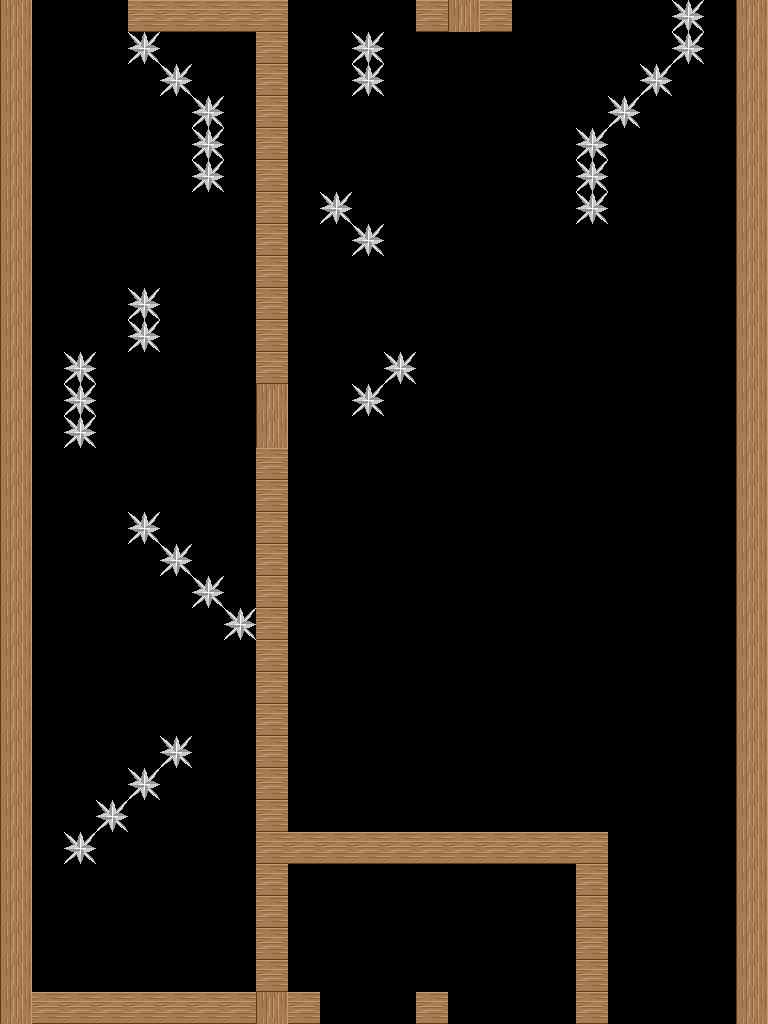

This is a level from a 2D game, rendered from its Tiled map with the project's own tilesets. A one-line summary and the map file follow, with tile-layer data summarised:
An orthogonal 24x32 tile map with 32x32 px tiles, 2 tile layers (Tiles, Spikes) and 66 objects (3x 2, 3x 3, 2x 1, Player, Goal, ...).

<map version="1.0" orientation="orthogonal" width="24" height="32" tilewidth="32" tileheight="32">
 <tileset firstgid="1" name="tile set LATEST" tilewidth="32" tileheight="32">
  <image source="tile set LATEST.png" width="288" height="256" />
 </tileset>
 <layer name="Tiles" width="24" height="32">
  <data>[768 cells, 127 non-empty, 2 distinct tile ids]</data>
 </layer>
 <layer name="Spikes" width="24" height="32">
  <data>[768 cells, 31 non-empty, 1 distinct tile ids]</data>
 </layer>
 <objectgroup name="Collisions" width="24" height="32" visible="0">
  <object x="32" y="0" width="32" height="384" />
  <object x="32" y="544" width="32" height="128" />
  <object x="64" y="704" width="32" height="320" />
  <object x="640" y="704" width="32" height="320" />
  <object x="256" y="0" width="32" height="448" />
  <object x="448" y="0" width="32" height="384" />
  <object x="288" y="352" width="160" height="32" />
  <object x="704" y="0" width="32" height="384" />
  <object x="736" y="352" width="32" height="64" />
  <object x="736" y="480" width="32" height="96" />
  <object x="704" y="544" width="32" height="128" />
  <object x="640" y="672" width="96" height="32" />
  <object x="32" y="672" width="96" height="32" />
  <object x="0" y="480" width="32" height="96" />
  <object x="0" y="352" width="32" height="64" />
  <object x="320" y="800" width="96" height="32" />
  <object x="288" y="992" width="160" height="32" />
  <object x="608" y="512" width="32" height="96" />
  <object x="160" y="416" width="32" height="32" />
  <object x="96" y="480" width="32" height="32" />
  <object x="512" y="416" width="32" height="32" />
  <object x="448" y="384" width="64" height="32" />
  <object x="64" y="512" width="32" height="32" />
 </objectgroup>
 <objectgroup name="Game Objects" width="24" height="32" visible="0">
  <object name="Player" x="96" y="576" />
  <object name="Goal" x="640" y="224" />
 </objectgroup>
 <objectgroup name="Teleports" width="24" height="32" visible="0">
  <object name="1" type="0" x="0" y="416" width="32" height="64" />
  <object name="2" type="1" x="768" y="416" width="32" height="64" />
  <object name="3" type="2" x="64" y="-32" width="192" height="32" />
  <object name="4" type="3" x="96" y="992" width="192" height="32" />
  <object name="5" type="2" x="480" y="-32" width="192" height="32" />
  <object name="6" type="3" x="448" y="992" width="192" height="32" />
 </objectgroup>
 <objectgroup name="Numbered Platforms" width="24" height="32" visible="0">
  <object name="1" x="192" y="320" />
  <object name="2" x="96" y="224" />
  <object name="3" x="160" y="128" />
  <object name="4" x="224" y="64" />
  <object name="5" x="480" y="64" />
 </objectgroup>
 <objectgroup name="Spike Rects" width="24" height="32" visible="0">
  <object x="192" y="384" width="64" height="32" />
  <object x="288" y="672" width="224" height="32" />
  <object x="512" y="288" width="32" height="128" />
  <object x="352" y="832" width="32" height="160" />
  <object x="640" y="288" width="32" height="96" />
  <object x="576" y="128" width="32" height="96" />
  <object x="384" y="512" width="32" height="96" />
  <object x="576" y="896" width="32" height="64" />
  <object x="160" y="896" width="32" height="64" />
  <object x="224" y="800" width="64" height="32" />
  <object x="128" y="704" width="32" height="64" />
  <object x="672" y="384" width="64" height="32" />
  <object x="512" y="576" width="32" height="32" />
  <object x="256" y="576" width="32" height="32" />
  <object x="384" y="384" width="32" height="32" />
  <object x="608" y="96" width="32" height="32" />
  <object x="640" y="64" width="32" height="32" />
  <object x="672" y="0" width="32" height="64" />
  <object x="448" y="800" width="32" height="32" />
  <object x="512" y="832" width="32" height="32" />
  <object x="480" y="864" width="32" height="32" />
  <object x="128" y="864" width="32" height="32" />
  <object x="160" y="704" width="32" height="32" />
  <object x="192" y="672" width="64" height="32" />
  <object x="128" y="448" width="32" height="32" />
  <object x="480" y="352" width="32" height="32" />
  <object x="544" y="960" width="64" height="32" />
 </objectgroup>
 <objectgroup name="Platforms" width="24" height="32" visible="0">
  <object x="128" y="640">
   <properties>
    <property name="xOffset" value="416" />
    <property name="yOffset" value="0" />
   </properties>
  </object>
  <object x="128" y="992">
   <properties>
    <property name="xOffset" value="0" />
    <property name="yOffset" value="192" />
   </properties>
  </object>
  <object x="480" y="832">
   <properties>
    <property name="xOffset" value="0" />
    <property name="yOffset" value="-160" />
   </properties>
  </object>
 </objectgroup>
</map>
